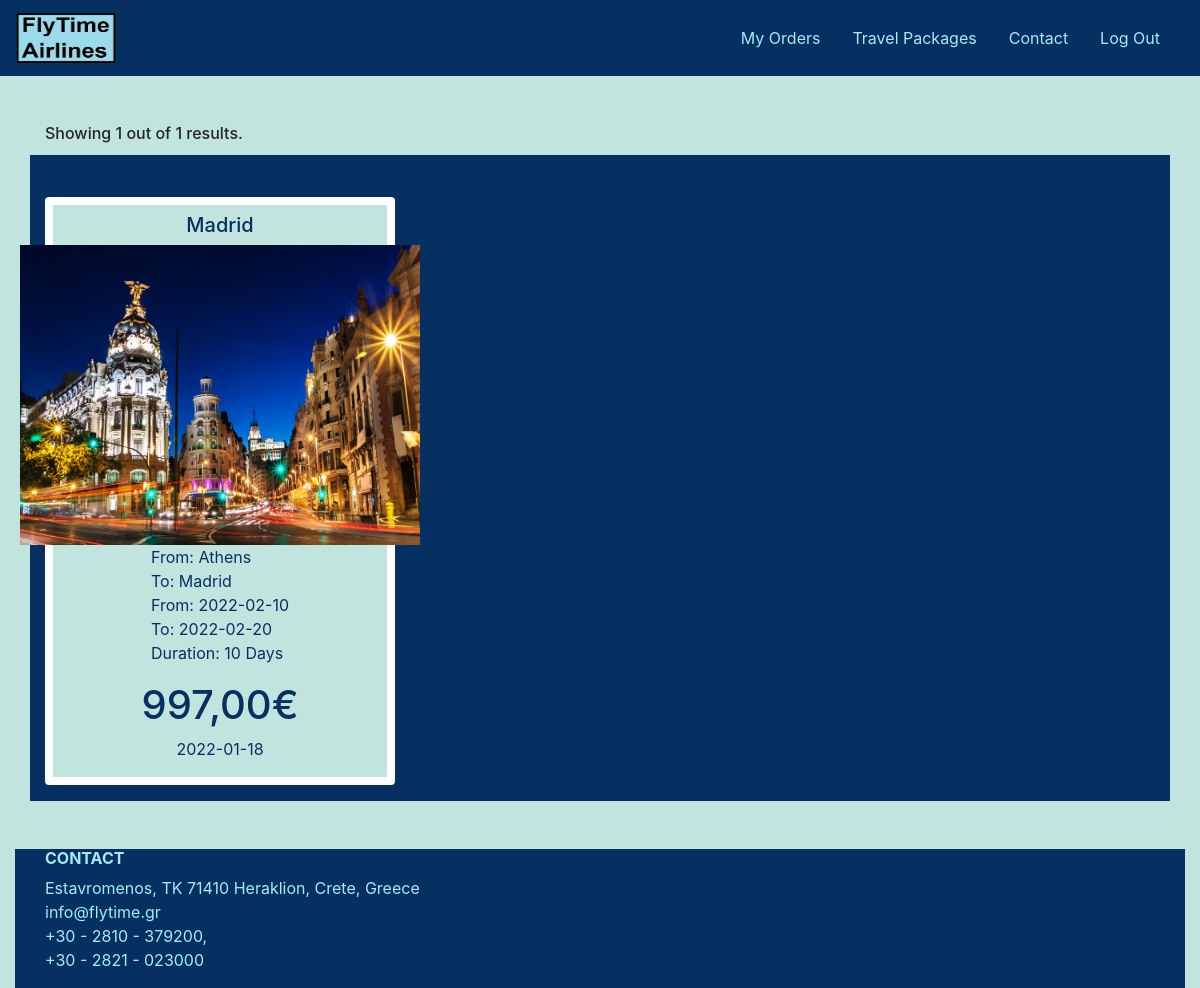
/HTML/my_orders.php (signed in), run on the app's committed database.
### tables this page shows
CREATE TABLE `travelorder` (
  `OrderID` int(20) NOT NULL,
  `ProductID` varchar(3) NOT NULL,
  `Email` varchar(50) NOT NULL,
  `DateOfOrder` date NOT NULL
);

CREATE TABLE `travelpackage` (
  `ProductID` varchar(3) NOT NULL,
  `Price` varchar(10) NOT NULL,
  `Quantity` int(3) NOT NULL,
  `PhotoURL` varchar(80) NOT NULL,
  `FromCity` varchar(20) NOT NULL,
  `ToCity` varchar(20) NOT NULL,
  `FromDate` date NOT NULL,
  `ToDate` date NOT NULL,
  `Duration` varchar(20) NOT NULL
);

### PHP/my_orders.php (called while the page is built, shortened)
<?php
    function getOrders($email)
    {
        $isLoggedIn = isset($email);
        $servername = "localhost";
        $username = "root";
        $dbpassword = "";
        $dbname= "eshop";
        $conn = new mysqli($servername, $username, $dbpassword, $dbname);
        $select = mysqli_query($conn, "SELECT * FROM travelorder o join travelpackage p
                    on o.ProductID = p.ProductID WHERE Email = '".$email."'");
        $packages = array();
        $index = 0;
        while($row = $select->fetch_assoc())
        {
            $packages[$index] = $row;
            $index+=1;
        }
        return $packages;
    }
?>

### HTML/my_orders.php (the view, shortened to what this page needs)
<?php
        require ("/xampp/htdocs/TP4795PROJECTINTERFACE/PHP/my_orders.php");
        $packages = getOrders($_SESSION["email"]);
?>
<!DOCTYPE html>
<html lang="en">
<head>
    <link rel="stylesheet" href="https://cdn.jsdelivr.net/npm/bootstrap@4.5.3/dist/css/bootstrap.min.css"
>
    <link rel="stylesheet" type="text/css" href="../CSS/travel_packages_list_page.css">
</head>
<body>
    <nav class="navbar navbar-expand-md">
        <a class="navbar-brand" href="home.php">
                <img src="../Images_and_Icons/FlyTimeLogo.png" width="100" height="50">
        </a>
        <div class="collapse navbar-collapse" id="main-navigation">
                <ul class="navbar-nav">
                        <?php if ($isLoggedIn)
                        { ?>
                                <li class="nav-item">
                                        <a class="nav-link" href="my_orders.php">My Orders</a>
                                </li>
                        <?php } ?>
                        <li class="nav-item">
                                <a class="nav-link" href="travel_packages_list_page.php">Travel Packages</a>
                        </li>
                        <li class="nav-item">
                                <a class="nav-link" href="contact.php">Contact</a>
                        </li>
                        <?php if ($isLoggedIn)
                        { ?>
                                <li class="nav-item">
                                        <a class="nav-link" href="../PHP/logout.php">Log Out</a>
                                </li>
                        <?php } ?>
                </ul>
        </div>
</nav>
    <header class="page-header header container-fluid">
        <div class="container mt-5 mb-5">
            <div class="row">
                <div class="col-md-12">
                    <div class="d-flex flex-row justify-content-between align-items-center filters">
                        <h6>Showing <?php echo count($packages);?> out of <?php echo count($packages);?> results.</h6>
                    </div>
                </div>
            </div>
            <div class="row mt-1" id="Items">
                <?php for ($i = 0; $i < count($packages); $i++)
                { ?>
                    <div class="col-md-4">
                        <div class="p-card bg-white p-2 rounded px-1 mt-3 mb-3">
                            <div class="d-flex justify-content-center">
                                <h5 class="mt-2"><?php echo $packages[$i]['ToCity']; ?></h5>
                            </div>
                            <div class="d-flex justify-content-center">
                                <img src="<?php echo $packages[$i]['PhotoURL'];?>" width="400" height="300">
                            </div>
                            <div class="d-flex justify-content-center">
                                <p>
                                    From: <?php echo $packages[$i]['FromCity'];?><br>
                                    To: <?php echo $packages[$i]['ToCity'];?><br>
                                    From: <?php echo $packages[$i]['FromDate'];?><br>
                                    To: <?php echo $packages[$i]['ToDate'];?><br>
                                    Duration: <?php echo $packages[$i]['Duration'];?>
                                </p>
                            </div>
                            <div class="d-flex justify-content-center">
                                <h1><?php echo $packages[$i]['Price'];?></h1>
                            </div>
                            <div class="d-flex justify-content-center">
                                <p><?php echo $packages[$i]['DateOfOrder'];?></p>
                            </div>
                        </div>
                    </div>
                <?php } ?>
            </div>
        </div>
        <footer class="page-footer">
            <div class="container">
                    <div class="row">
                            <div class="col-lg-8 col-md-8 col-sm-12">
                                    <h6 class="text-uppercase font-weight-bold">Contact</h6>
                                    <p>Estavromenos, TK 71410 Heraklion, Crete, Greece
                                                <br />info@flytime.gr
                                                <br />+30 - 2810 - 379200,
                                                <br />+30 - 2821 - 023000</p>
                            </div>
                    </div>
            </div>
        </footer>
    </header>
</body>
</html>

### CSS/travel_packages_list_page.css (style rules this page uses)
body { background-color: #c1e4de; }
.navbar { background: #063061; }
.nav-link, .navbar-brand { color: #a4ecf4; cursor: pointer; }
.nav-link { margin-right: 1em !important; }
.navbar-collapse { justify-content: flex-end; }
.d-flex { background: #c1e4de; }
.col-md-4 { margin-top: 26px }
.col-md-4 h5 { color: #063061; }
.col-md-4 p { color: #063061; }
#Items { background: #063061; }
.d-flex h1 { color: #063061; }
.page-footer { background: #063061; }
.page-footer h6 { color: #a4ecf4; }
.page-footer p { color: #a4ecf4; }

### data on the page
travelorder: ProductID.ToCity "Madrid", ProductID.PhotoURL (picture), ProductID.FromCity "Athens", ProductID.FromDate "2022-02-10", ProductID.ToDate "2022-02-20", ProductID.Duration "10 Days", ProductID.Price "997,00€", DateOfOrder "2022-01-18"

### other printed values
count($packages) "1"
